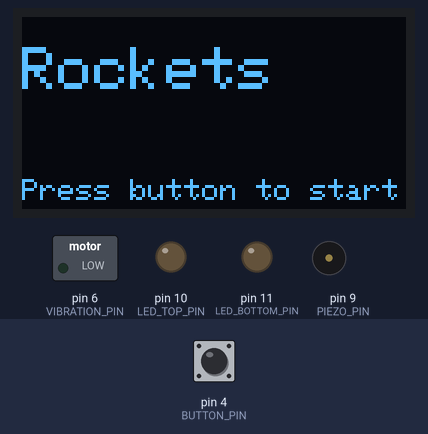
A sketch run on a simulated Arduino Uno, built with avr-gcc and run on an emulated ATmega328P. On the bench: 128×64 one-colour display, switched loads named in the sketch (green lamp = pin HIGH), output pins drawn as LEDs (lit = HIGH), buzzer (waves = sounding). The test bench sets the inputs (shaded band); at power-on: pin 4 (BUTTON_PIN) HIGH. Random numbers use the default seed unless the sketch sets one; EEPROM starts erased; what the sketch prints to the serial monitor is not drawn.

Above: at 6.3 s.
6.4 s: pin 4 (BUTTON_PIN) pulled LOW for 0.2 s
At 6.5 s:
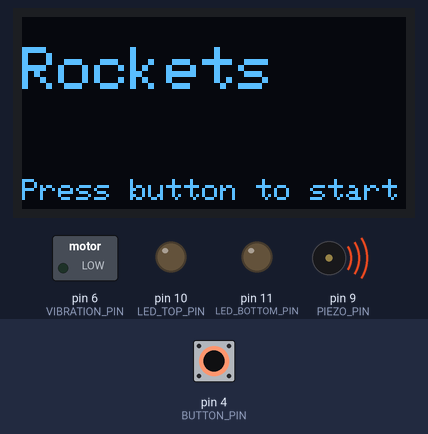
9.6 s: pin 4 (BUTTON_PIN) pulled LOW for 3.2 s
At 15.7 s:
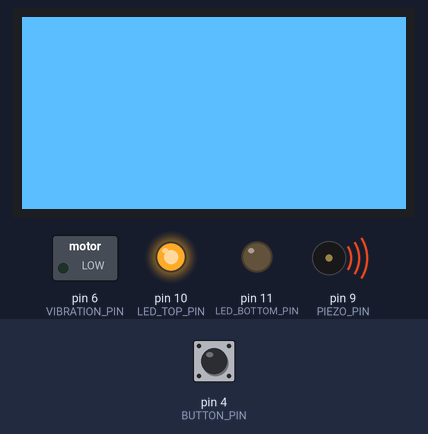
17.3 s: pin 4 (BUTTON_PIN) pulled LOW for 3.2 s
At 20.0 s:
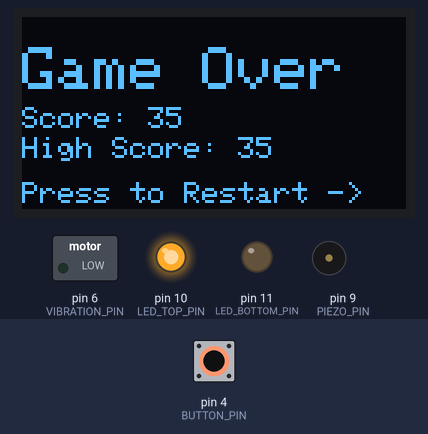
22.0 s: pin 4 (BUTTON_PIN) pulled LOW for 1 s
At 23.15 s:
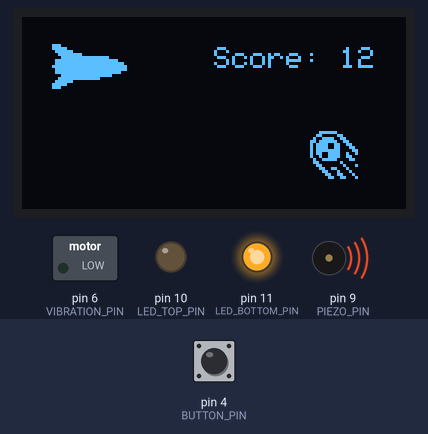
24.5 s: pin 4 (BUTTON_PIN) pulled LOW for 0.2 s
29.5 s: pin 4 (BUTTON_PIN) pulled LOW for 3.2 s
Timing chart, 0 to 35.2 s (numbered marks = the images above; inputs shaded):
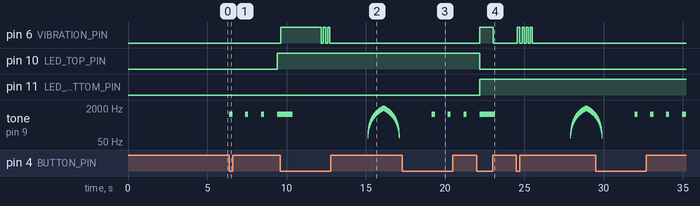

Measured:
- after the input at 6.4 s, pin 10 (LED_TOP_PIN): LOW → HIGH after 3.0 s; tone on pin 9 (PIEZO_PIN): alternates 1000 Hz for 0.20 s and silent for 0.80 s, starting at once
- after the input at 9.6 s, pin 6 (VIBRATION_PIN): LOW → HIGH at once, then repeats every 0.25 s: LOW 0.13 s, HIGH 0.13 s, until it stays LOW from 12.7 s
- after the input at 17.3 s, tone on pin 9 (PIEZO_PIN): alternates 1000 Hz for 0.20 s and silent for 0.80 s, starting after 1.9 s
- after the input at 22.0 s, pin 6 (VIBRATION_PIN): LOW → HIGH after 0.17 s, → LOW 0.87 s later

The sketch:

RocketsFinalGame.ino
```cpp
// Initial code inspiration for this game came from https://www.instructables.com/The-T-Rex-Game-Chrome-Dino-in-Arduino-Using-OLED-D/
// This code has been partially written by ChatGPT & Bing Co-Pilot

#include <Wire.h>
#include <Adafruit_GFX.h>
#include <Adafruit_SSD1306.h>
#include <EEPROM.h> // Include EEPROM library

#define SCREEN_WIDTH 128
#define SCREEN_HEIGHT 64
#define OLED_RESET 4
#define SCREEN_ADDRESS 0x3D

#define ROCKET_WIDTH 25
#define ROCKET_HEIGHT 20
#define ROCKET_INIT_X 10
#define ROCKET_INIT_Y 29

#define BASE_LINE_X 0
#define BASE_LINE_Y 54
#define BASE_LINE_X1 127
#define BASE_LINE_Y1 54

#define ASTROID1_WIDTH 11
#define ASTROID1_HEIGHT 22
#define ASTROID2_WIDTH 22
#define ASTROID2_HEIGHT 22

#define JUMP_PIXEL 22

Adafruit_SSD1306 display(SCREEN_WIDTH, SCREEN_HEIGHT, &Wire, OLED_RESET);

const unsigned char rocket1[] PROGMEM = {
    0x00, 0x00, 0x00, 0x00, 0x00, 0x00, 0x00, 0x00, 0x00, 0x00, 0x00, 0x00, 0x00, 0x00, 0x00, 0x00,
    0x00, 0x00, 0x00, 0x00, 0xe0, 0x00, 0x00, 0x00, 0xf8, 0x00, 0x00, 0x00, 0x7e, 0x00, 0x00, 0x00,
    0x3f, 0xc0, 0x00, 0x00, 0x1f, 0xff, 0xe0, 0x00, 0x7f, 0xff, 0xfc, 0x00, 0x7f, 0xff, 0xff, 0x00,
    0xff, 0xff, 0xff, 0x80, 0x7f, 0xff, 0xff, 0x80, 0x7f, 0xff, 0xfe, 0x00, 0x1f, 0xff, 0xf0, 0x00,
    0x3f, 0xff, 0x00, 0x00, 0x7e, 0x00, 0x00, 0x00, 0xf8, 0x00, 0x00, 0x00, 0xe0, 0x00, 0x00, 0x00,
};

static const unsigned char PROGMEM astroid1[]={
  // 'astroid1', 11x23px
	0x00, 0x00, 0x00, 0x00, 0x00, 0x00, 0x07, 0xe0, 0x00, 0x0c, 0x18, 0x00, 0x13, 0xcc, 0x00, 0x37,
	0xe6, 0x00, 0x2f, 0x33, 0x00, 0x2f, 0x31, 0x80, 0x2f, 0xf0, 0xc0, 0x2c, 0xf2, 0x40, 0x24, 0xf3,
	0x00, 0x13, 0xe1, 0x80, 0x18, 0x08, 0x00, 0x0c, 0x04, 0x40, 0x06, 0x62, 0x00, 0x03, 0x11, 0x00,
	0x01, 0x98, 0x80, 0x00, 0xcc, 0x40, 0x00, 0x00, 0x00, 0x00, 0x00, 0x00
};

static const unsigned char PROGMEM astroid2[]={
  // 'astroid2', 22x23px
	0x00, 0x00, 0x00, 0x00, 0x00, 0x00, 0x07, 0xe0, 0x00, 0x0c, 0x18, 0x00, 0x13, 0xcc, 0x00, 0x37,
	0xe6, 0x00, 0x2f, 0x33, 0x00, 0x2f, 0x31, 0x80, 0x2f, 0xf0, 0xc0, 0x2c, 0xf2, 0x40, 0x24, 0xf3,
	0x00, 0x13, 0xe1, 0x80, 0x18, 0x08, 0x00, 0x0c, 0x04, 0x40, 0x06, 0x62, 0x00, 0x03, 0x11, 0x00,
	0x01, 0x98, 0x80, 0x00, 0xcc, 0x40, 0x00, 0x00, 0x00, 0x00, 0x00, 0x00
};

const int BUTTON_PIN = 4;
const int BUTTON_PIN_DOWN = 5;
const int VIBRATION_PIN = 6; // Vibration motor pin
const int PIEZO_PIN = 9;     // Piezo buzzer pin
const int explosionStartFrequency = 100;  // Initial frequency of the explosion
const int explosionEndFrequency = 2000;   // Final frequency of the explosion
const int explosionDuration = 1000;       // Duration of the explosion (in milliseconds)
const int explosionNumSteps = 100;         // Number of frequency steps during the explosion
const int LED_TOP_PIN = 10;    // LED pin for indicating top half of the screen
const int LED_BOTTOM_PIN = 11; // LED pin for indicating bottom half of the screen

int highScoreAddress = 0; // Address in EEPROM to store high score
int highScore = 0; // Define high score variable
int ASTROID_Y;

void setup() {
    Serial.begin(9600);
    pinMode(BUTTON_PIN, INPUT);
    pinMode(BUTTON_PIN_DOWN, INPUT);
    pinMode(VIBRATION_PIN, OUTPUT);
    pinMode(PIEZO_PIN

, OUTPUT);
    pinMode(LED_TOP_PIN, OUTPUT);
    pinMode(LED_BOTTOM_PIN, OUTPUT);
    EEPROM.get(highScoreAddress, highScore);

    if (!display.begin(SSD1306_SWITCHCAPVCC, SCREEN_ADDRESS)) {
        Serial.println(F("SSD1306 allocation failed"));
        for (;;) {} // Don't proceed, loop forever
    }

    display.clearDisplay();
    introMessage();

    while (1) {
        if (digitalRead(BUTTON_PIN) == LOW) {
            play();
        }
    }
}

void loop() {}


void moveRocket(int16_t *y, int type = 0) {
    display.drawBitmap(ROCKET_INIT_X, *y, rocket1, ROCKET_WIDTH, ROCKET_HEIGHT, SSD1306_WHITE);
}

void playExplosionSound() {
    int stepDuration = explosionDuration / explosionNumSteps;  // Duration of each step
    int frequencyStep = (explosionEndFrequency - explosionStartFrequency) / explosionNumSteps; // Frequency step size

    // Gradually increase the frequency
    for (int i = 0; i < explosionNumSteps; i++) {
        int frequency = explosionStartFrequency + i * frequencyStep;
        tone(PIEZO_PIN, frequency, stepDuration);
        delay(stepDuration);
    }

    // Gradually decrease the frequency
    for (int i = explosionNumSteps - 1; i >= 0; i--) {
        int frequency = explosionStartFrequency + i * frequencyStep;
        tone(PIEZO_PIN, frequency, stepDuration);
        delay(stepDuration);
    }
}

void introMessage() {
    display.clearDisplay();

    // Set text size and color for "Rockets" title
    display.setTextSize(2);
    display.setTextColor(SSD1306_WHITE);

    // Draw "Rockets" title
    display.setCursor(0, 10);
    display.println("Rockets");

    // Display the "Rockets" title
    display.display();

    // Delay for 1 second
    delay(1000);

    // Number of falling pixels
    int numPixels = 50;

    // Animation loop for falling pixels
    for (int i = 0; i < 50; i++) { // Increase the duration of the animation
        // Clear the display
        display.clearDisplay();

        // Draw "Rockets" title
        display.setCursor(0, 10);
        display.println("Rockets");

        // Generate and draw multiple falling pixels
        for (int j = 0; j < numPixels; j++) {
            // Generate random position for falling pixel
            int x = random(0, SCREEN_WIDTH);
            int y = random(20, SCREEN_HEIGHT);

            // Draw larger falling pixel
            display.fillRect(x, y, 3, 3, SSD1306_WHITE); // Increase the size of the falling pixel
        }

        // Display the falling pixels
        display.display();

        // Delay for a short time to control the speed of the animation
        delay(50);
    }

    // Clear the display after the animation
    display.clearDisplay();

    display.setCursor(0, 10);
    display.println("Rockets");
    // Set text size and color for "Press button to start game"
    display.setTextSize(1);
    display.setTextColor(SSD1306_WHITE);

    // Draw "Press button to start game" message at the bottom of the screen
    display.setCursor(0, SCREEN_HEIGHT - 10);
    display.println("Press button to start game");
    display.display();
}

void moveAstroid(int16_t *x, int type = 0) {
    if (type == 0) {
        display.drawBitmap(*x, ASTROID_Y, astroid1, ASTROID1_WIDTH, ASTROID1_HEIGHT, SSD1306_WHITE);
    } else if (type == 1) {
        display.drawBitmap(*x, ASTROID_Y, astroid2, ASTROID2_WIDTH, ASTROID2_HEIGHT, SSD1306_WHITE);
    }
}

void moveAstroid(int16_t *x, int16_t y, int type = 0) {
    if (type == 0) {
        display.drawBitmap(*x, y, astroid1, ASTROID1_WIDTH, ASTROID1_HEIGHT, SSD1306_WHITE);
    } else if (type == 1) {
        display.drawBitmap(*x, y, astroid2, ASTROID2_WIDTH, ASTROID2_HEIGHT, SSD1306_WHITE);
    }
}

void gameOver(int score = 0) {
    // Update high score if the current score is higher
    if (score > highScore) {
        highScore = score;
        // Write the new high score to EEPROM
        EEPROM.put(highScoreAddress, highScore);
    }

    playExplosionSound();
    display.clearDisplay();

    // Set text size for "Game Over" line
    display.setTextSize(2);
    display.setTextColor(SSD1306_WHITE);

    // Draw "Game Over" text
    display.setCursor(0, 10);
    display.println("Game Over");
    display.display();

    // Delay for 1 second
    delay(1000);

    // Set text size for score and play again lines
    display.setTextSize(1);

    // Draw "Score: XX" text
    display.setCursor(0, 30);
    display.println("Score: " + String(score));

    // Display high score on the game over screen
    display.setCursor(0, 40);
    display.print("High Score: ");
    display.print(highScore);

    // Draw "Press 1 To Play Again" text
    display.setCursor(0, 55);
    display.println("Press to Restart ->");

    display.display();

    // Ensure the final text stays on the screen for a moment
    delay(1000); // 1 second delay before returning
}

void displayScore(int score) {
    display.setTextSize(1);
    display.setCursor(64, 10);
    display.print("Score: ");
    display.print(score);
}

void countdownBeeps() {
    // Countdown beeps
    for (int i = 3; i >= 1; i--) {
        tone(PIEZO_PIN, 1000, 200); // Beep at 1000Hz for 200ms
        delay(1000); // Delay for 500ms between beeps
    }
    // Last long beep
    tone(PIEZO_PIN, 1000, 1000); // Beep at 1000Hz for 500ms
}

void play() {
    int16_t astroid_x = 127;
    int16_t astroid1_x = 195;  // Separate variable for the second astroid

    // Define different speed values for each astroid
    int astroid_speed = 3;
    int astroid1_speed = 2;

    int astroid_type = random(0, 2);
    int astroid_type1 = random(0, 2);

    int16_t rocket_y = ROCKET_INIT_Y;
    int score = 0;
    bool isJumping = false;
    int frameDelay = 50;
    int speedIncrement = 10;
    int minFrameDelay = 5;

    // Adjust the range to cover the entire vertical screen
    int16_t astroid_y

 = random(0, SCREEN_HEIGHT - ASTROID1_HEIGHT);
    int16_t astroid1_y = random(0, SCREEN_HEIGHT - ASTROID2_HEIGHT);

    // Set the equal rise and fall speed
    int jumpSpeed = 4; // Adjust as needed
    // Call countdown beeps function
    countdownBeeps();
    bool astroidUpdatedLast = true; // Assume astroid_y was updated last initially

    for (;;) {
        display.clearDisplay();
        // Determine if astroids are displayed on the top or bottom half of the screen based on the most recently updated astroid
        int astroidPosition = (astroidUpdatedLast && (astroid_y < SCREEN_HEIGHT / 2)) || (!astroidUpdatedLast && (astroid1_y < SCREEN_HEIGHT / 2)) ? 0 : 1; // 0 for top, 1 for bottom

        // Activate the corresponding LED
        digitalWrite(LED_TOP_PIN, (astroidPosition == 0) ? HIGH : LOW);
        digitalWrite(LED_BOTTOM_PIN, (astroidPosition == 1) ? HIGH : LOW);

        if (digitalRead(BUTTON_PIN) == LOW) {
            if (!isJumping && rocket_y > 0) {
                isJumping = true;
                digitalWrite(VIBRATION_PIN, HIGH); // Turn on vibration motor when jumping
            }
        } else {
            isJumping = false;
            digitalWrite(VIBRATION_PIN, LOW); // Turn off vibration motor when not jumping
        }

        // Update rocket position based on jump status
        if (isJumping) {
            // Increase the rate of ascent
            if (rocket_y > 0) {
                rocket_y -= jumpSpeed;
            }
        } else {
            // Decrease the rate of descent
            rocket_y += jumpSpeed; // Set the fall speed to be the same as the rise speed
            // Ensure rocket does not fall off the bottom of the screen
            if (rocket_y > (SCREEN_HEIGHT - ROCKET_HEIGHT)) {
                rocket_y = SCREEN_HEIGHT - ROCKET_HEIGHT;
            }
        }

        score++;

        int rocket_center_x = ROCKET_INIT_X + (ROCKET_WIDTH / 2);
        int rocket_center_y = rocket_y + (ROCKET_HEIGHT / 2);

        int collision_tolerance_x_astroid = 5;
        int collision_tolerance_y_astroid = 2;
        int collision_tolerance_x_astroid1 = 5;
        int collision_tolerance_y_astroid1 = 2;

        // Check collision with the first astroid
        if ((rocket_center_x >= (astroid_x - collision_tolerance_x_astroid)) &&
            (rocket_center_x <= (astroid_x + ASTROID1_WIDTH + collision_tolerance_x_astroid)) &&
            (rocket_center_y >= (astroid_y - collision_tolerance_y_astroid)) &&
            (rocket_center_y <= (astroid_y + ASTROID1_HEIGHT + collision_tolerance_y_astroid))) {
            Serial.println("Collision Happened with astroid 1");
            // Display explosion animation
            displayExplosion();
            delay(500); // Delay for explosion effect
            break;
        }

        // Check collision with the second astroid
        if ((rocket_center_x >= (astroid1_x - collision_tolerance_x_astroid1)) &&
            (rocket_center_x <= (astroid1_x + ASTROID2_WIDTH + collision_tolerance_x_astroid1)) &&
            (rocket_center_y >= (astroid1_y - collision_tolerance_y_astroid1)) &&
            (rocket_center_y <= (astroid1_y + ASTROID2_HEIGHT + collision_tolerance_y_astroid1))) {
            Serial.println("Collision Happened with astroid 2");
            // Display explosion animation
            displayExplosion();
            delay(500); // Delay for explosion effect
            break;
        }

        // Adjusted collision detection to prevent game over when rocket hits top of the screen
        // Check collision with the top of the screen
        if (rocket_y <= 0) {
            // Don't break the loop, continue the game
            rocket_y = 0; // Reset rocket's y position to top of the screen
        }

        displayScore(score);
        moveRocket(&rocket_y);
        moveAstroid(&astroid_x, astroid_y, astroid_type);
        moveAstroid(&astroid1_x, astroid1_y, astroid_type1);

        astroid_x -= astroid_speed;
        astroid1_x -= astroid1_speed;

        // Update the height of each astroid separately when it goes off the screen
        if (astroid_x <= -ASTROID1_WIDTH) {
            astroid_x = SCREEN_WIDTH;
            astroid_y = random(0, SCREEN_HEIGHT - ASTROID1_HEIGHT); // Adjusted for entire vertical range
            astroidUpdatedLast = true;
        }

        if (astroid1_x <= -ASTROID2_WIDTH) {
            astroid1_x = SCREEN_WIDTH;
            astroid1_y = random(0, SCREEN_HEIGHT - ASTROID2_HEIGHT); // Adjusted for entire vertical range
            astroidUpdatedLast = false;
        }

        display.display();
        delay(frameDelay);

        if (score % 100 == 0) {
            if (frameDelay > minFrameDelay) {
                frameDelay -= speedIncrement;
            }
        }

        if (frameDelay <= minFrameDelay) {
            frameDelay = minFrameDelay;
        }
    }

    Serial.println("Game Over");
    gameOver(score);
}

void displayExplosion() {
    for (int i = 0; i < 3; i++) {
        // Activate vibration motor during flashing screen effect
        digitalWrite(VIBRATION_PIN, HIGH);

        display.clearDisplay();
        // Flashing screen effect
        display.fillScreen(SSD1306_WHITE);
        display.display();
        delay(100);

        // Deactivate vibration motor
        digitalWrite(VIBRATION_PIN, LOW);

        display.clearDisplay();
        display.display();
        delay(100);
    }

    // Draw explosion animation
    for (int r = 0; r < SCREEN_HEIGHT+50; r += 4) {
        display.clearDisplay();
        display.fillCircle(SCREEN_WIDTH / 2, SCREEN_HEIGHT / 2, r, SSD1306_WHITE);
        display.display();
        delay(30);
    }
}


void renderScene(int16_t i=0){
  display.drawBitmap(10, 29, rocket1, 25, 26, SSD1306_WHITE);
  display.drawBitmap(50, ASTROID_Y, astroid1, 11, 23, SSD1306_WHITE);
  display.drawBitmap(100, ASTROID_Y, astroid2, 22, 23, SSD1306_WHITE);
  display.drawLine(0, 54, 127, 54, SSD1306_WHITE);
  display.drawPixel(i, 60, SSD1306_WHITE);
}
```
